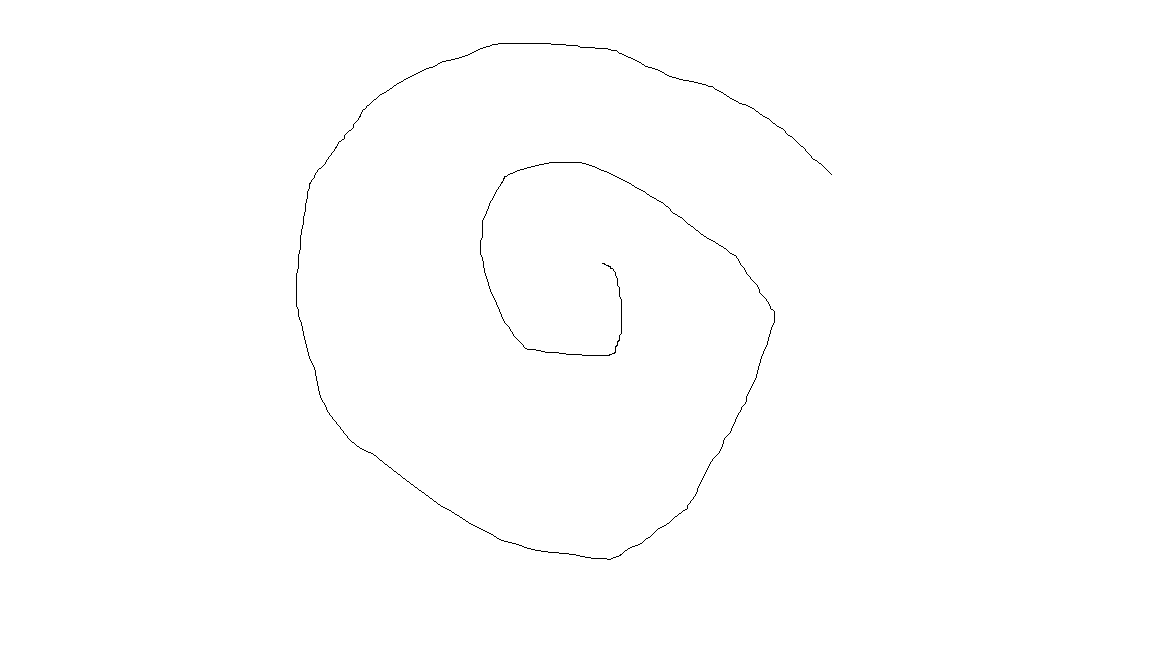
#> input picture test_files/test.png, 1152 x 648 px
$ python generate_testing.py
#> lines starting #> are read from the running program, lines starting #| are printed output that depends on the picture; after the words box and inside, x2 and y2 are one past the last pixel; in counts of white or black regions, pixels touching at a corner belong together
from matplotlib import pyplot as plt
import numpy as np
import pandas as pd

im = plt.imread("../test_files/test.png")
#> im is the input picture: shape (648, 1152, 4) float32; mean R, G, B, A 0.997, 0.997, 0.997, 1


def rgb2gray(rgb):
    return np.dot(rgb[..., :3], [0.2989, 0.5870, 0.1140])
#> returned value: shape (648, 1152) float64; values 0 (black) and 1 (white), 99.7% white; black in thin lines or dots, all inside (x1, y1, x2, y2) = (296, 43, 832, 560)


grey = rgb2gray(im)
coordinates_np = np.argwhere(grey < 0.99)
#> coordinates_np = 2003 pairs, first value 43 to 559, second value 296 to 831
coordinates = coordinates_np.tolist()
#> coordinates has the same summary as coordinates_np
# [5 lines of commented-out code are left out]


sorted_coordinates = pd.DataFrame({'x': coordinates_np[:, 1], 'y': coordinates_np[:, 0]})
#> sorted_coordinates = table of 2003 rows and 2 columns

# print(sorted_coordinates)

plt.plot(sorted_coordinates['y'], sorted_coordinates['x'])
plt.show()
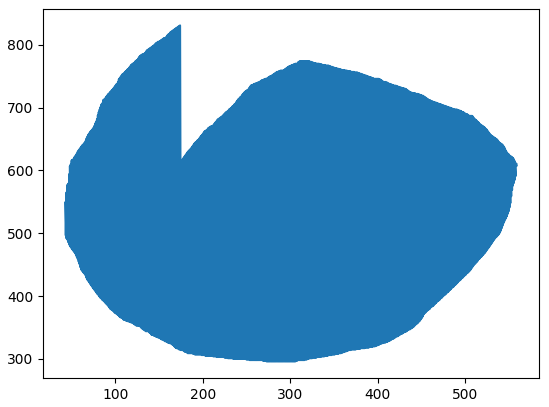
#> figure drawn by matplotlib, 1 panel


# [14 lines of commented-out code are left out]

$ run again, with test_files/3_lines.png copied over test_files/test.png
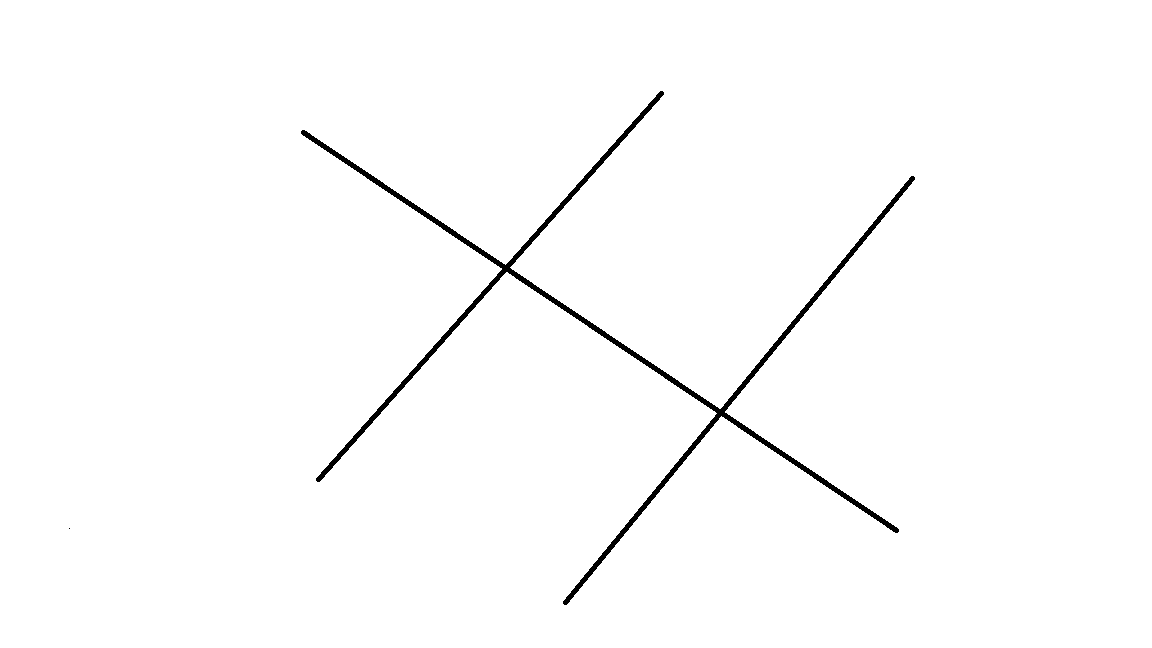
#> input picture test_files/3_lines.png, 1152 x 648 px
#> im is the input picture: shape (648, 1152, 4) float32; mean R, G, B, A 0.988, 0.988, 0.988, 1
#> coordinates_np = 8901 pairs, first value 91 to 604, second value 69 to 914
#> coordinates has the same summary as coordinates_np
#> sorted_coordinates = table of 8901 rows and 2 columns
#> `plt.show()`:
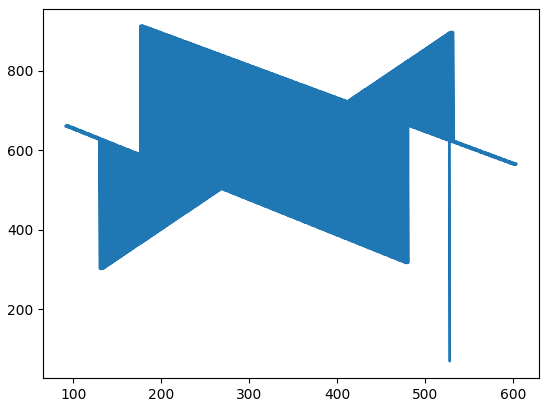
#> figure drawn by matplotlib, 1 panel

$ run again, with test_files/curved_line.png copied over test_files/test.png
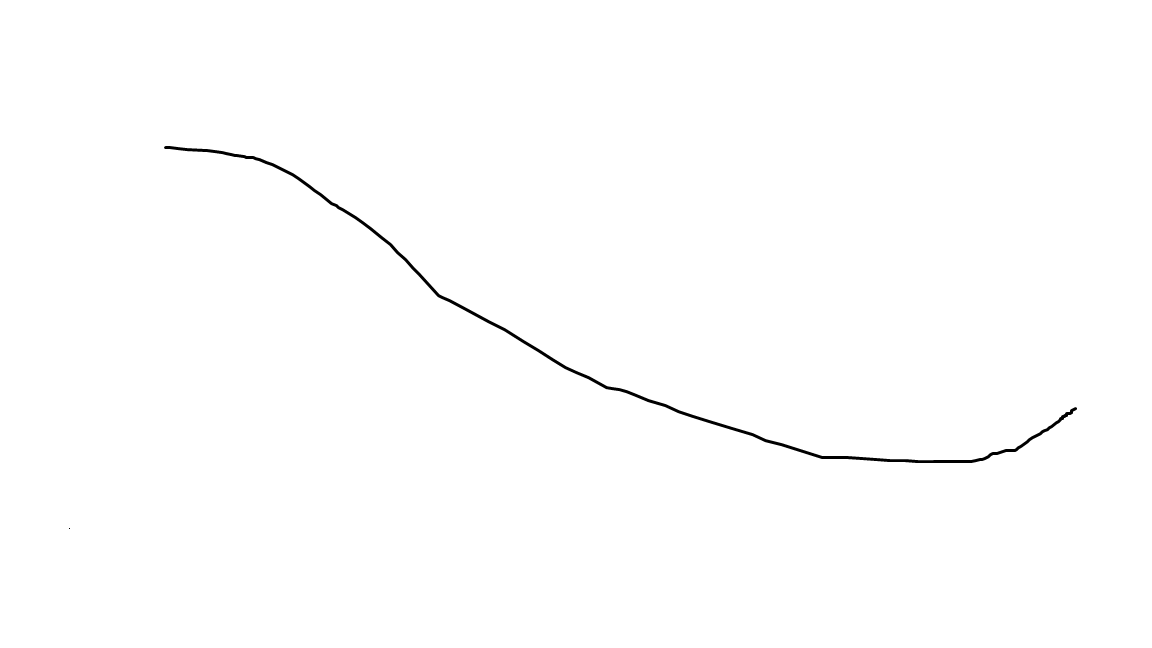
#> input picture test_files/curved_line.png, 1152 x 648 px
#> im is the input picture: shape (648, 1152, 4) float32; mean R, G, B, A 0.996, 0.996, 0.996, 1
#> coordinates_np = 3943 pairs, first value 146 to 528, second value 69 to 1076
#> coordinates has the same summary as coordinates_np
#> sorted_coordinates = table of 3943 rows and 2 columns
#> `plt.show()`:
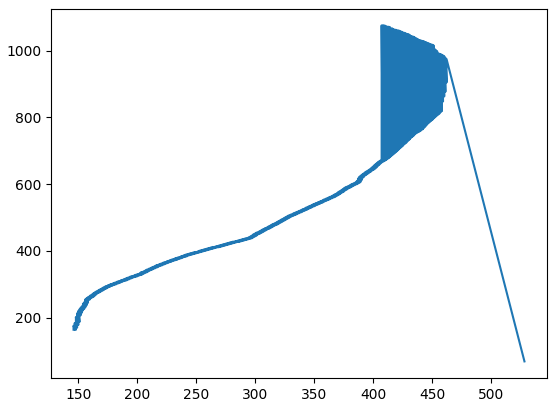
#> figure drawn by matplotlib, 1 panel

$ run again, with test_files/diagonals.png copied over test_files/test.png
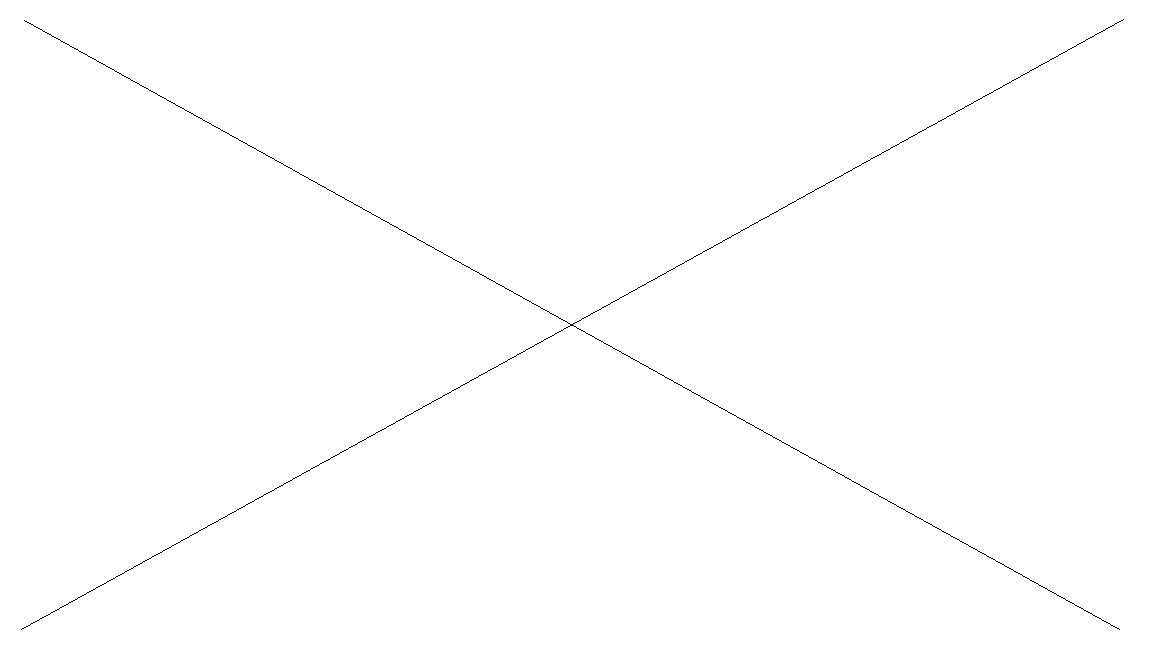
#> input picture test_files/diagonals.png, 1152 x 648 px
#> im is the input picture: shape (648, 1152, 4) float32; mean R, G, B, A 0.997, 0.997, 0.997, 1
#> coordinates_np = 2199 pairs, first value 19 to 629, second value 21 to 1123
#> coordinates has the same summary as coordinates_np
#> sorted_coordinates = table of 2199 rows and 2 columns
#> `plt.show()`:
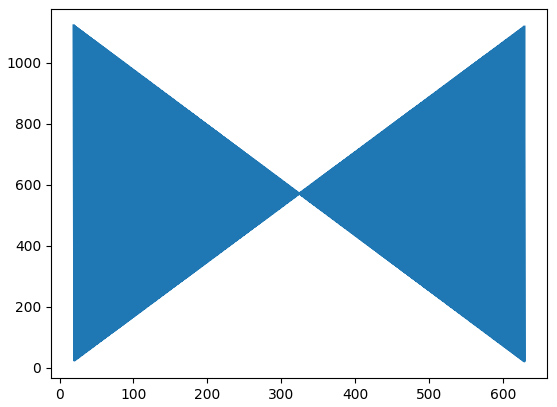
#> figure drawn by matplotlib, 1 panel
